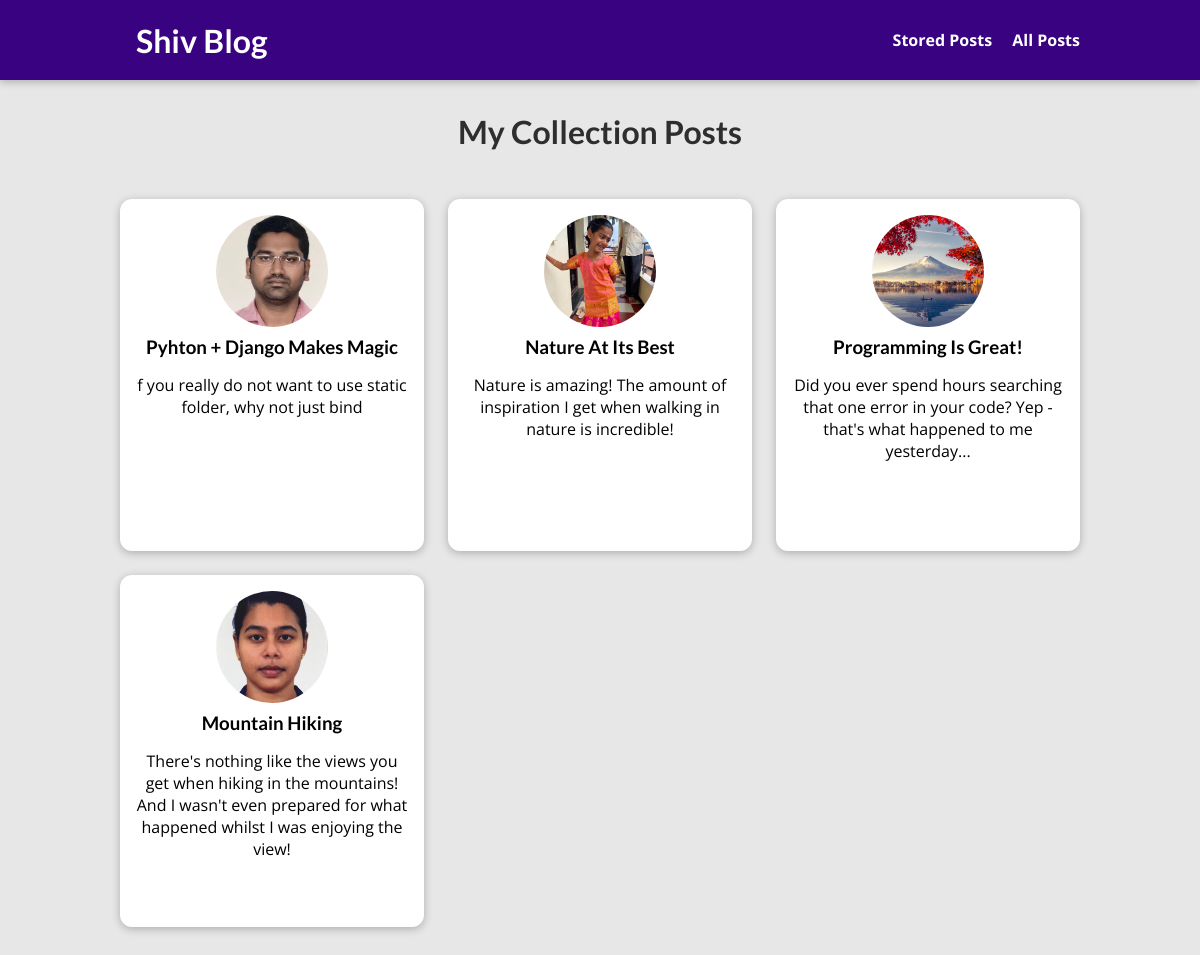
Screenshot of /blogs with the database file from the repository.
### blog/models.py (models this page shows, shortened)
class Post(models.Model):
    title = models.CharField(max_length=100)
    excerpt = models.CharField(max_length=200)
    image = models.ImageField(upload_to='Prof_img', null = True)
    date = models.DateTimeField(auto_now_add=True)
    slug = models.SlugField(unique = True)
    content = models.TextField(validators= [MinLengthValidator(0)])
    author = models.ForeignKey(Author, null= True, on_delete=models.SET_NULL, related_name='Post')
    tags = models.ManyToManyField(Tag)

### blog/views.py (the view)
# urls.py: path('blogs', views.PostList.as_view(), name='blogs'),
class PostList(ListView):
    template_name = 'blog/all-posts.html'
    model = Post
    ordering = ['-date']
    context_object_name = 'allpost'

### blog/templates/blog/all-posts.html (shortened to what this page needs)
{% extends 'base.html' %}
{% load static %}
{% block css_file %}
    <link rel="stylesheet" href="{% static 'blog/post.css' %}">
    <link rel="stylesheet" href="{% static 'blog/all-posts.css' %}">
{% endblock css_file %}
{% block content %}
<section id="all-posts">
    <h2> My Collection Posts </h2>
    <ul>
        {% for post in allpost %}
            {% include "blog/includes/post.html" %}
        {% endfor %}
    </ul>
</section>
{% endblock content %}

### blog/templates/blog/includes/post.html (shortened to what this page needs)
{% load static %}
<li>
    <article class="post">
      <a href="{% url "blog_details" post.slug %}">
        <img src="{{ post.image.url }}" alt="{{ postauthor | title }}" />
        <div class="post__content">
          <h3>{{ post.title | title}}</h3>
          <p>
              {{ post.excerpt }}
          </p>
        </div>
      </a>
    </article>
</li>

### static/app.css (style rules this page uses)
* { box-sizing: border-box; }
html { font-family: 'Open Sans', 'Lato', sans-serif; }
body { margin: 0; }
h1, h2, h3 { font-family: 'Lato', sans-serif; font-weight: bold; }

### blog/static/blog/post.css (style rules this page uses)
.post { display: flex; flex-direction: column; align-items: center; text-align: center; }
.post a { text-decoration: none; color: black; transition: all 0.2s ease; padding: 1rem; }
.post img { width: 5rem; height: 5rem; object-fit: cover; border-radius: 50%; }
.post h3 { margin: 0.25rem 0; }

### blog/static/blog/all-posts.css (style rules this page uses)
body { background-color: #e7e7e7; }
#all-posts { margin: 7rem auto; width: 90%; max-width: 60rem; }
#all-posts h2 { text-align: center; font-size: 2rem; color: #2e2e2e; margin: 3rem 0; }
ul { list-style: none; margin: 0; padding: 0; display: grid; grid-template-columns: repeat(auto-fill, minmax(17rem, 1fr)); gap: 1.5rem; }
.post img { width: 7rem; height: 7rem; }
.post a { height: 22rem; transform-origin: center; box-shadow: 0 2px 8px rgba(0, 0, 0, 0.25); border-radius: 12px; background-color: white; }

### rows the page displays
Post: image (picture), title "Pyhton + Django Makes Magic", excerpt "f you really do not want to use static folder, why not just bind"
Post: image (picture), title "Nature At Its Best", excerpt "Nature is amazing! The amount of inspiration I get when walking in nature is incredible!"
Post: image (picture), title "Programming Is Great!", excerpt "Did you ever spend hours searching that one error in your code? Yep - that's what happened to me yesterday..."
Post: image (picture), title "Mountain Hiking", excerpt "There's nothing like the views you get when hiking in the mountains! And I wasn't even prepared for what happened whilst I was enjoying the view!"
